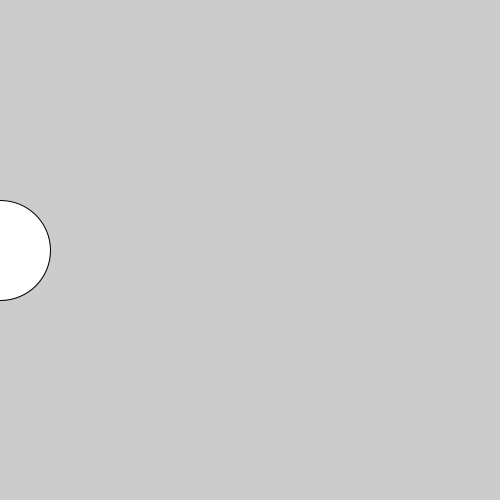
Frame 1 (no input)
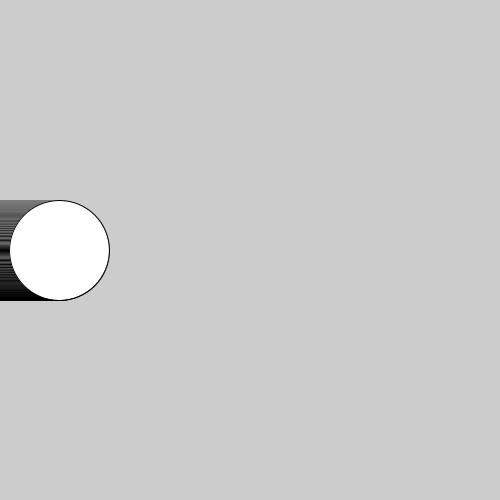
Frame 60 (the mouse pressed at the canvas centre just before this capture)
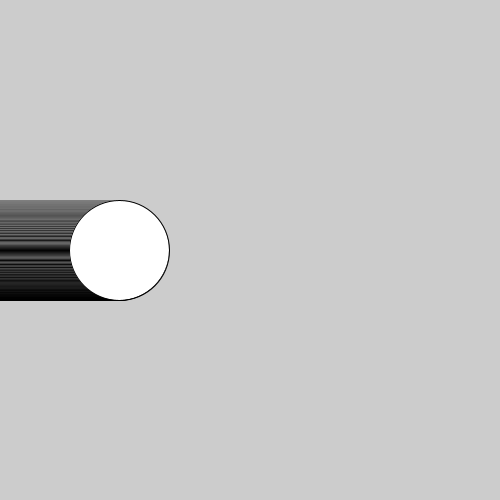
Frame 120 (the mouse held since frame 60 and released just before this capture)

The Processing sketch that drew these frames (run headless with seeded random() and noise(); from frame 60 on, the mouse is pressed at the canvas centre):

// Processing sketch: atws_animation_sample01
// ── atws_animation_sample01.pde
int x = 0;

void setup() {
    size(500, 500);
}

void draw() {
    //background(200);
    ellipse(x, height/2, 100, 100);

    x += 1;
}
